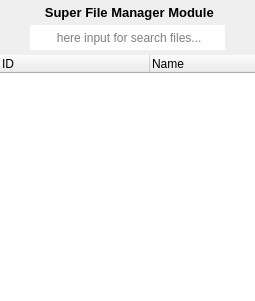
<?xml version="1.0" encoding="UTF-8"?>
<ui version="4.0">
 <class>SuperFileManagerui</class>
 <widget class="QFrame" name="SuperFileManagerui">
  <property name="geometry">
   <rect>
    <x>0</x>
    <y>0</y>
    <width>255</width>
    <height>301</height>
   </rect>
  </property>
  <property name="windowTitle">
   <string>Frame</string>
  </property>
  <layout class="QVBoxLayout" name="verticalLayout" stretch="1,1,99">
   <property name="spacing">
    <number>5</number>
   </property>
   <property name="leftMargin">
    <number>0</number>
   </property>
   <property name="topMargin">
    <number>0</number>
   </property>
   <property name="rightMargin">
    <number>0</number>
   </property>
   <property name="bottomMargin">
    <number>0</number>
   </property>
   <item>
    <widget class="QLabel" name="label">
     <property name="enabled">
      <bool>true</bool>
     </property>
     <property name="minimumSize">
      <size>
       <width>0</width>
       <height>20</height>
      </size>
     </property>
     <property name="maximumSize">
      <size>
       <width>16777215</width>
       <height>20</height>
      </size>
     </property>
     <property name="font">
      <font>
       <pointsize>10</pointsize>
       <italic>false</italic>
       <bold>true</bold>
       <underline>false</underline>
      </font>
     </property>
     <property name="text">
      <string> Super File Manager Module</string>
     </property>
     <property name="alignment">
      <set>Qt::AlignBottom|Qt::AlignHCenter</set>
     </property>
    </widget>
   </item>
   <item>
    <layout class="QHBoxLayout" name="horizontalLayout" stretch="1,98,1">
     <property name="spacing">
      <number>5</number>
     </property>
     <item>
      <widget class="QPushButton" name="pushButton">
       <property name="enabled">
        <bool>false</bool>
       </property>
       <property name="sizePolicy">
        <sizepolicy hsizetype="Minimum" vsizetype="Minimum">
         <horstretch>0</horstretch>
         <verstretch>0</verstretch>
        </sizepolicy>
       </property>
       <property name="minimumSize">
        <size>
         <width>25</width>
         <height>25</height>
        </size>
       </property>
       <property name="maximumSize">
        <size>
         <width>25</width>
         <height>25</height>
        </size>
       </property>
       <property name="toolTip">
        <string>location</string>
       </property>
       <property name="text">
        <string/>
       </property>
       <property name="flat">
        <bool>true</bool>
       </property>
      </widget>
     </item>
     <item>
      <widget class="QLineEdit" name="lineEdit">
       <property name="sizePolicy">
        <sizepolicy hsizetype="Minimum" vsizetype="Minimum">
         <horstretch>0</horstretch>
         <verstretch>0</verstretch>
        </sizepolicy>
       </property>
       <property name="minimumSize">
        <size>
         <width>0</width>
         <height>25</height>
        </size>
       </property>
       <property name="maximumSize">
        <size>
         <width>16777215</width>
         <height>25</height>
        </size>
       </property>
       <property name="frame">
        <bool>false</bool>
       </property>
       <property name="alignment">
        <set>Qt::AlignCenter</set>
       </property>
       <property name="placeholderText">
        <string> here input for search files...</string>
       </property>
       <property name="clearButtonEnabled">
        <bool>true</bool>
       </property>
      </widget>
     </item>
     <item>
      <widget class="QPushButton" name="pushButton_2">
       <property name="enabled">
        <bool>false</bool>
       </property>
       <property name="sizePolicy">
        <sizepolicy hsizetype="Minimum" vsizetype="Minimum">
         <horstretch>0</horstretch>
         <verstretch>0</verstretch>
        </sizepolicy>
       </property>
       <property name="minimumSize">
        <size>
         <width>25</width>
         <height>25</height>
        </size>
       </property>
       <property name="maximumSize">
        <size>
         <width>25</width>
         <height>25</height>
        </size>
       </property>
       <property name="toolTip">
        <string>check file vaild</string>
       </property>
       <property name="text">
        <string/>
       </property>
       <property name="flat">
        <bool>true</bool>
       </property>
      </widget>
     </item>
    </layout>
   </item>
   <item>
    <widget class="QTableWidget" name="tableWidget">
     <property name="contextMenuPolicy">
      <enum>Qt::CustomContextMenu</enum>
     </property>
     <property name="frameShape">
      <enum>QFrame::NoFrame</enum>
     </property>
     <property name="verticalScrollBarPolicy">
      <enum>Qt::ScrollBarAlwaysOff</enum>
     </property>
     <property name="horizontalScrollBarPolicy">
      <enum>Qt::ScrollBarAlwaysOff</enum>
     </property>
     <property name="autoScroll">
      <bool>true</bool>
     </property>
     <property name="editTriggers">
      <set>QAbstractItemView::NoEditTriggers</set>
     </property>
     <property name="alternatingRowColors">
      <bool>true</bool>
     </property>
     <property name="selectionMode">
      <enum>QAbstractItemView::SingleSelection</enum>
     </property>
     <property name="selectionBehavior">
      <enum>QAbstractItemView::SelectRows</enum>
     </property>
     <property name="verticalScrollMode">
      <enum>QAbstractItemView::ScrollPerPixel</enum>
     </property>
     <property name="horizontalScrollMode">
      <enum>QAbstractItemView::ScrollPerPixel</enum>
     </property>
     <property name="showGrid">
      <bool>false</bool>
     </property>
     <property name="gridStyle">
      <enum>Qt::NoPen</enum>
     </property>
     <attribute name="horizontalHeaderMinimumSectionSize">
      <number>32</number>
     </attribute>
     <attribute name="horizontalHeaderDefaultSectionSize">
      <number>150</number>
     </attribute>
     <attribute name="horizontalHeaderStretchLastSection">
      <bool>true</bool>
     </attribute>
     <attribute name="verticalHeaderVisible">
      <bool>false</bool>
     </attribute>
     <attribute name="verticalHeaderMinimumSectionSize">
      <number>32</number>
     </attribute>
     <attribute name="verticalHeaderDefaultSectionSize">
      <number>32</number>
     </attribute>
     <column>
      <property name="text">
       <string>ID</string>
      </property>
      <property name="textAlignment">
       <set>AlignLeading|AlignVCenter</set>
      </property>
     </column>
     <column>
      <property name="text">
       <string>Name</string>
      </property>
      <property name="textAlignment">
       <set>AlignLeading|AlignVCenter</set>
      </property>
     </column>
     <column>
      <property name="text">
       <string>Path</string>
      </property>
      <property name="textAlignment">
       <set>AlignLeading|AlignVCenter</set>
      </property>
     </column>
     <column>
      <property name="text">
       <string>Size</string>
      </property>
      <property name="textAlignment">
       <set>AlignLeading|AlignVCenter</set>
      </property>
     </column>
    </widget>
   </item>
  </layout>
 </widget>
 <resources/>
 <connections/>
</ui>
